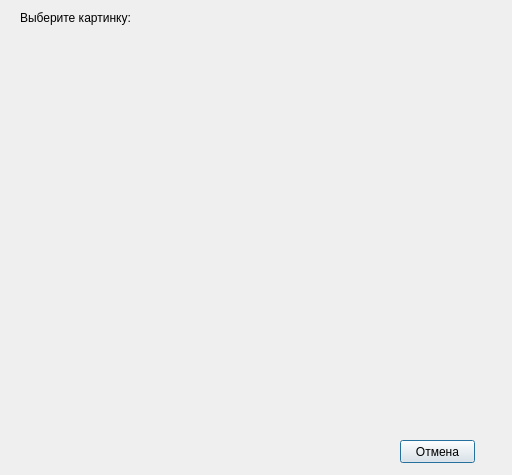
<?xml version="1.0" encoding="UTF-8"?>
<ui version="4.0">
 <class>choose_button</class>
 <widget class="QDialog" name="choose_button">
  <property name="geometry">
   <rect>
    <x>0</x>
    <y>0</y>
    <width>512</width>
    <height>475</height>
   </rect>
  </property>
  <property name="minimumSize">
   <size>
    <width>512</width>
    <height>475</height>
   </size>
  </property>
  <property name="maximumSize">
   <size>
    <width>512</width>
    <height>475</height>
   </size>
  </property>
  <property name="windowTitle">
   <string>Dialog</string>
  </property>
  <property name="sizeGripEnabled">
   <bool>false</bool>
  </property>
  <widget class="QWidget" name="gridLayoutWidget">
   <property name="geometry">
    <rect>
     <x>20</x>
     <y>40</y>
     <width>451</width>
     <height>381</height>
    </rect>
   </property>
   <layout class="QGridLayout" name="buttons_grid"/>
  </widget>
  <widget class="QLabel" name="label">
   <property name="geometry">
    <rect>
     <x>20</x>
     <y>10</y>
     <width>161</width>
     <height>16</height>
    </rect>
   </property>
   <property name="text">
    <string>Выберите картинку:</string>
   </property>
  </widget>
  <widget class="QPushButton" name="button_cancel">
   <property name="geometry">
    <rect>
     <x>400</x>
     <y>440</y>
     <width>75</width>
     <height>23</height>
    </rect>
   </property>
   <property name="text">
    <string>Отмена</string>
   </property>
  </widget>
 </widget>
 <resources/>
 <connections/>
</ui>
